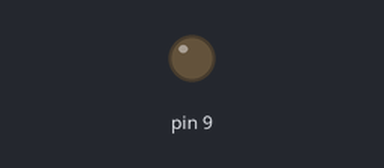
A sketch run on a simulated Arduino Uno, built with avr-gcc and run on an emulated ATmega328P. On the bench: output pins drawn as LEDs (lit = HIGH).

Above: at 0.05 s.
At 0.6 s:
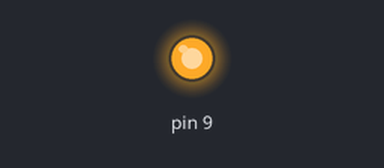
Timing chart, 0 to 3.0 s (numbered marks = the images above):
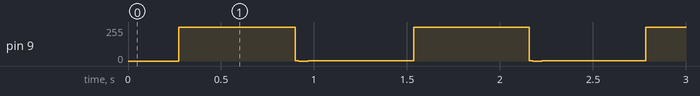

The sketch:

task2.ino
```cpp
void setup()
{
  pinMode(9, OUTPUT);
}

void loop()
{
  analogWrite(9, int((1+sin(millis()/200.0))/2.0*255));
}
```
